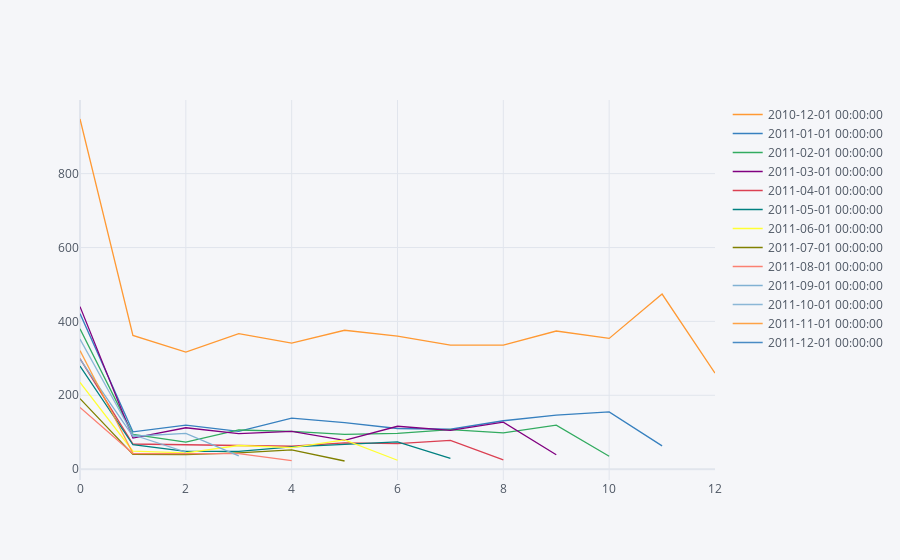

Write notebook code for a chart like this one.
### Code cell
# Количество
cohort_df['CustomerID'].T.iplot()

### Figure 1 — Plotly figure (JSON) as saved in the notebook; plotly's stock layout.template omitted (floating-point values rounded to 4 significant figures)
{"data": [{"line": {"color": "rgba(255, 153, 51, 1.0)", "dash": "solid", "shape": "linear", "width": 1.3}, "mode": "lines", "name": "2010-12-01 00:00:00", "text": "", "type": "scatter", "x": [0, 1, 2, 3, 4, 5, 6, 7, 8, 9, 10, 11, 12], "y": [948, 362, 317, 367, 341, 376, 360, 336, 336, 374, 354, 474, 260]}, {"line": {"color": "rgba(55, 128, 191, 1.0)", "dash": "solid", "shape": "linear", "width": 1.3}, "mode": "lines", "name": "2011-01-01 00:00:00", "text": "", "type": "scatter", "x": [0, 1, 2, 3, 4, 5, 6, 7, 8, 9, 10, 11, 12], "y": [421, 101, 119, 102, 138, 126, 110, 108, 131, 146, 155, 63, ""]}, {"line": {"color": "rgba(50, 171, 96, 1.0)", "dash": "solid", "shape": "linear", "width": 1.3}, "mode": "lines", "name": "2011-02-01 00:00:00", "text": "", "type": "scatter", "x": [0, 1, 2, 3, 4, 5, 6, 7, 8, 9, 10, 11, 12], "y": [380, 94, 73, 106, 102, 94, 97, 107, 98, 119, 35, "", ""]}, {"line": {"color": "rgba(128, 0, 128, 1.0)", "dash": "solid", "shape": "linear", "width": 1.3}, "mode": "lines", "name": "2011-03-01 00:00:00", "text": "", "type": "scatter", "x": [0, 1, 2, 3, 4, 5, 6, 7, 8, 9, 10, 11, 12], "y": [440, 84, 112, 96, 102, 78, 116, 105, 127, 39, "", "", ""]}, {"line": {"color": "rgba(219, 64, 82, 1.0)", "dash": "solid", "shape": "linear", "width": 1.3}, "mode": "lines", "name": "2011-04-01 00:00:00", "text": "", "type": "scatter", "x": [0, 1, 2, 3, 4, 5, 6, 7, 8, 9, 10, 11, 12], "y": [299, 68, 66, 63, 62, 71, 69, 78, 25, "", "", "", ""]}, {"line": {"color": "rgba(0, 128, 128, 1.0)", "dash": "solid", "shape": "linear", "width": 1.3}, "mode": "lines", "name": "2011-05-01 00:00:00", "text": "", "type": "scatter", "x": [0, 1, 2, 3, 4, 5, 6, 7, 8, 9, 10, 11, 12], "y": [279, 66, 48, 48, 60, 68, 74, 29, "", "", "", "", ""]}, {"line": {"color": "rgba(255, 255, 51, 1.0)", "dash": "solid", "shape": "linear", "width": 1.3}, "mode": "lines", "name": "2011-06-01 00:00:00", "text": "", "type": "scatter", "x": [0, 1, 2, 3, 4, 5, 6, 7, 8, 9, 10, 11, 12], "y": [235, 49, 44, 64, 58, 79, 24, "", "", "", "", "", ""]}, {"line": {"color": "rgba(128, 128, 0, 1.0)", "dash": "solid", "shape": "linear", "width": 1.3}, "mode": "lines", "name": "2011-07-01 00:00:00", "text": "", "type": "scatter", "x": [0, 1, 2, 3, 4, 5, 6, 7, 8, 9, 10, 11, 12], "y": [191, 40, 39, 44, 52, 22, "", "", "", "", "", "", ""]}, {"line": {"color": "rgba(251, 128, 114, 1.0)", "dash": "solid", "shape": "linear", "width": 1.3}, "mode": "lines", "name": "2011-08-01 00:00:00", "text": "", "type": "scatter", "x": [0, 1, 2, 3, 4, 5, 6, 7, 8, 9, 10, 11, 12], "y": [167, 42, 42, 42, 23, "", "", "", "", "", "", "", ""]}, {"line": {"color": "rgba(128, 177, 211, 1.0)", "dash": "solid", "shape": "linear", "width": 1.3}, "mode": "lines", "name": "2011-09-01 00:00:00", "text": "", "type": "scatter", "x": [0, 1, 2, 3, 4, 5, 6, 7, 8, 9, 10, 11, 12], "y": [298, 89, 97, 36, "", "", "", "", "", "", "", "", ""]}, {"line": {"color": "rgba(128, 177, 211, 0.8999999999999999)", "dash": "solid", "shape": "linear", "width": 1.3}, "mode": "lines", "name": "2011-10-01 00:00:00", "text": "", "type": "scatter", "x": [0, 1, 2, 3, 4, 5, 6, 7, 8, 9, 10, 11, 12], "y": [352, 93, 46, "", "", "", "", "", "", "", "", "", ""]}, {"line": {"color": "rgba(255, 153, 51, 0.8999999999999999)", "dash": "solid", "shape": "linear", "width": 1.3}, "mode": "lines", "name": "2011-11-01 00:00:00", "text": "", "type": "scatter", "x": [0, 1, 2, 3, 4, 5, 6, 7, 8, 9, 10, 11, 12], "y": [321, 43, "", "", "", "", "", "", "", "", "", "", ""]}, {"line": {"color": "rgba(55, 128, 191, 0.8999999999999999)", "dash": "solid", "shape": "linear", "width": 1.3}, "mode": "lines", "name": "2011-12-01 00:00:00", "text": "", "type": "scatter", "x": [0, 1, 2, 3, 4, 5, 6, 7, 8, 9, 10, 11, 12], "y": [41, "", "", "", "", "", "", "", "", "", "", "", ""]}], "layout": {"legend": {"bgcolor": "#F5F6F9", "font": {"color": "#4D5663"}}, "paper_bgcolor": "#F5F6F9", "plot_bgcolor": "#F5F6F9", "title": {"font": {"color": "#4D5663"}}, "xaxis": {"gridcolor": "#E1E5ED", "showgrid": true, "tickfont": {"color": "#4D5663"}, "title": {"font": {"color": "#4D5663"}, "text": ""}, "zerolinecolor": "#E1E5ED"}, "yaxis": {"gridcolor": "#E1E5ED", "showgrid": true, "tickfont": {"color": "#4D5663"}, "title": {"font": {"color": "#4D5663"}, "text": ""}, "zerolinecolor": "#E1E5ED"}}}
